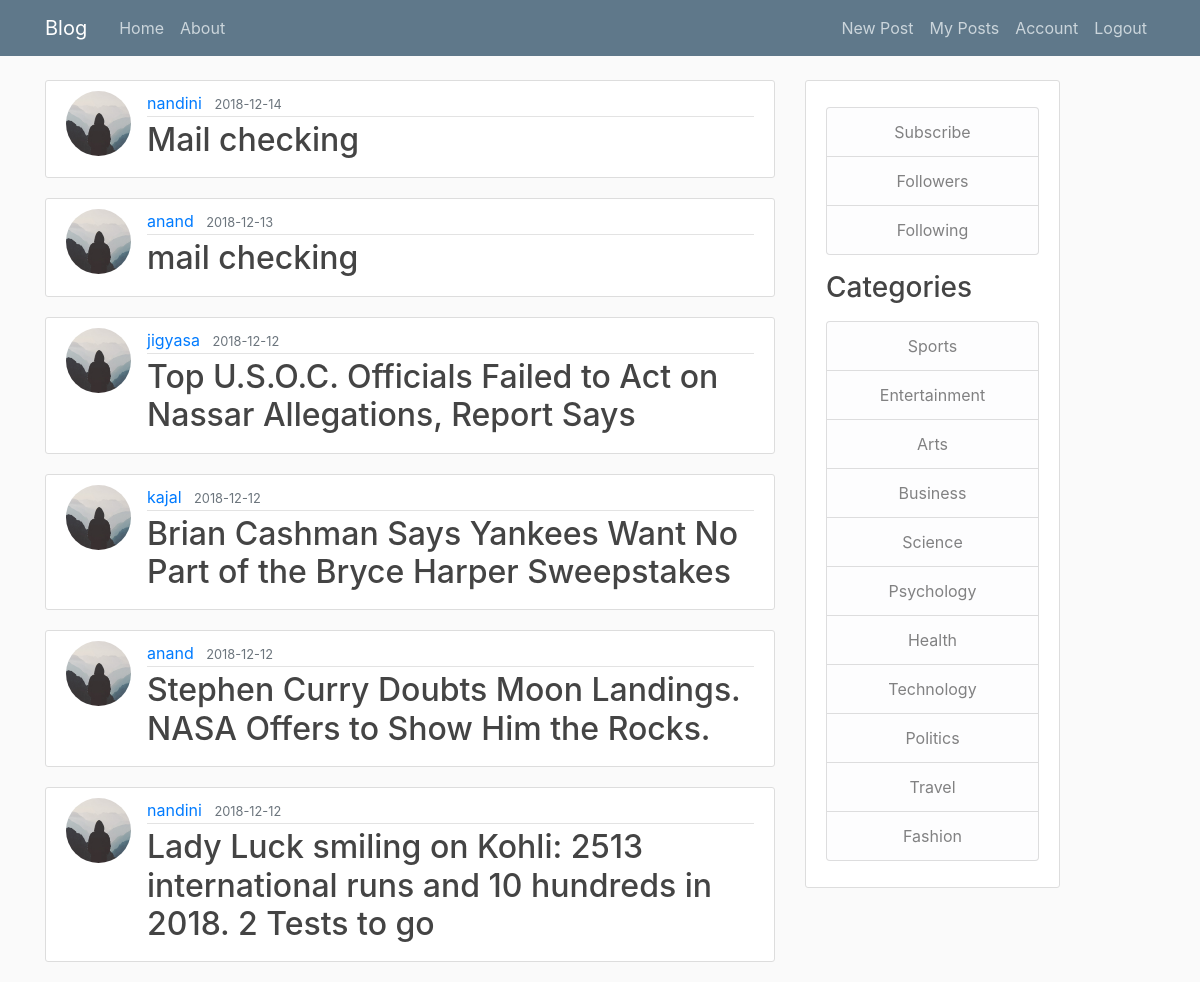
Page /category/sports (signed in) on the committed database.
### flaskblog/models.py (models this page shows, shortened)
class Post(db.Model): #TO CREATE POST MODEL
    id = db.Column(db.Integer, primary_key=True)
    title = db.Column(db.String(100), nullable=False)
    date_posted = db.Column(db.DateTime, nullable=False, default=datetime.utcnow) #UTCNOW IS USED TO SAVE DATE AND TIME
    image_file = db.Column(db.String(20))
    content = db.Column(db.Text, nullable=False)
    user_id = db.Column(db.Integer, db.ForeignKey('user.id'), nullable=False)
    category = db.Column(db.String(20), nullable=False)

class User(db.Model, UserMixin): #TO CREATE USER MODEL
    id = db.Column(db.Integer, primary_key=True) #TO CREATE ID ATTRIBUTE OR COLUMN
    username = db.Column(db.String(20), unique=True, nullable=False)
    email = db.Column(db.String(120), unique=True, nullable=False)
    image_file = db.Column(db.String(20), nullable=False, default='default.jpg')
    password = db.Column(db.String(60), nullable=False)
    posts = db.relationship('Post', backref='author', lazy=True)
    subscribers = db.relationship('Subscriber', backref='poster', lazy=True)

### flaskblog/routes.py (the view)
@app.route("/category/<category_type>", methods=['GET', 'POST'])
@login_required
def category(category_type):
	posts = Post.query.filter_by(category=category_type).order_by(Post.date_posted.desc())
	followings = Subscriber.query.filter_by(subscriber_id=current_user.id)
	subs = []
	for x in followings:
		subs.append(x.poster_id)
	poster_id = request.args.get('poster_id', default=None)
	post_id = request.args.get('post_id', default=None)
	if poster_id:
		if int(poster_id) in subs:
			return redirect(url_for('post', post_id=post_id))
		else:
			return redirect(url_for('subscribe'))
	return render_template('category.html', title=category_type, posts=posts, current_user=current_user)

### flaskblog/models.py (called while the page is built)
@login_manager.user_loader #DECORATOR
def load_user(user_id):
    return User.query.get(int(user_id))

### flaskblog/templates/category.html
{% extends "layout.html" %}
{% block content %}
  {% for post in posts %}
    {% if post.author != current_user %}
    <article class="media content-section">
      <img class="rounded-circle article-img" src="{{ url_for('static', filename='profile_pics/' + post.author.image_file) }}">
          <div class="media-body">
            <div class="article-metadata">
              <a class="mr-2" href="{{ url_for('user_posts', username=post.author.username) }}">{{ post.author.username }}</a>
              <small class="text-muted">{{ post.date_posted.strftime('%Y-%m-%d') }}</small>
            </div>
            <h2>
              <a class="article-title" href="{{url_for('category',category_type=post.category,poster_id=post.author.id,post_id=post.id)}}">{{ post.title }}</a>
            </h2>
          </div>
        </article>
    {% endif %}
  {% endfor %}
{% endblock %}

### flaskblog/static/main.css (style rules this page uses)
body { background: #fafafa; color: #333333; margin-top: 5rem; }
h1, h2, h3, h4, h5, h6 { color: #444444; }
.content-section { background: #ffffff; padding: 10px 20px; border: 1px solid #dddddd; border-radius: 3px; margin-bottom: 20px; }
.article-title { color: #444444; }
.article-img { height: 65px; width: 65px; margin-right: 16px; }
.article-metadata { padding-bottom: 1px; margin-bottom: 4px; border-bottom: 1px solid #e3e3e3 }

### rows in the picture
Post: image_file (placeholder picture), author.username "nandini", date_posted "2018-12-14", title "Mail checking"
Post: image_file (placeholder picture), author.username "anand", date_posted "2018-12-13", title "mail checking"
Post: image_file (placeholder picture), author.username "jigyasa", date_posted "2018-12-12", title "Top U.S.O.C. Officials Failed to Act on Nassar Allegations, Report Says"
Post: image_file (placeholder picture), author.username "kajal", date_posted "2018-12-12", title "Brian Cashman Says Yankees Want No Part of the Bryce Harper Sweepstakes"
Post: image_file (placeholder picture), author.username "anand", date_posted "2018-12-12", title "Stephen Curry Doubts Moon Landings. NASA Offers to Show Him the Rocks."
Post: image_file (placeholder picture), author.username "nandini", date_posted "2018-12-12", title "Lady Luck smiling on Kohli: 2513 international runs and 10 hundreds in 2018. 2 Tests to go"
